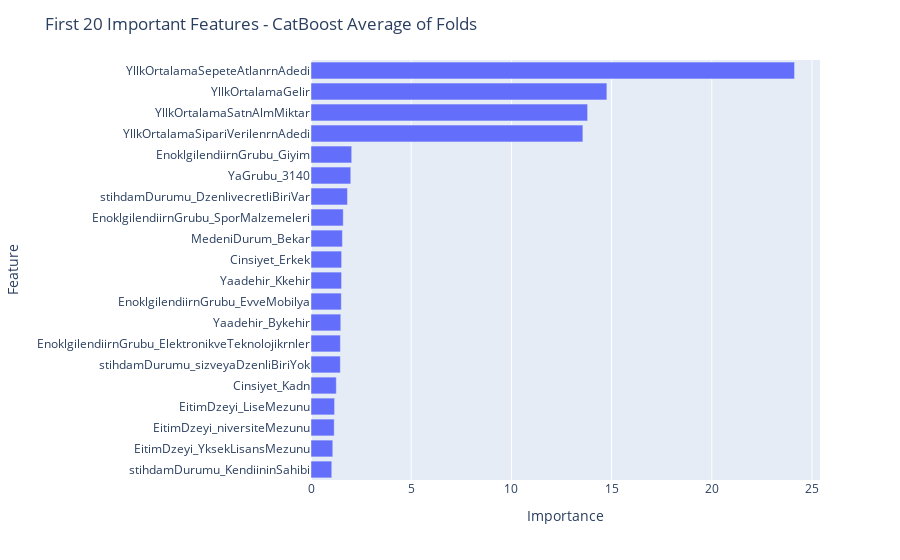

The notebook cell this image was saved under:
### Code cell
from sklearn.model_selection import KFold
from catboost import CatBoostClassifier
import lightgbm as lgb
from sklearn.ensemble import RandomForestClassifier
from sklearn.metrics import f1_score, roc_auc_score, average_precision_score, recall_score, precision_score, accuracy_score
import re




y = app_train_encode["Öbek İsmi"]
X = app_train_encode.drop(columns=["Öbek İsmi"])
X = X.rename(columns = lambda x:re.sub('[^A-Za-z0-9_]+', '', x))

auc_errs = []
ap_errs = []
prec_errs = []
recall_errs = []
f1_errs = []
acc_scores = []

models = []

kf = KFold(n_splits=10)

for split_train, split_val in list(kf.split(X)):
    
    split_train = X.index[split_train]
    split_val = X.index[split_val]
    
    X_train, y_train = X.loc[split_train], y.loc[split_train]
    X_val, y_val = X.loc[split_val], y.loc[split_val]
    print("Train shape:", X_train.shape, "|", "Val Shape:", X_val.shape)
    print("Positive Count in Val Split:", y_val.sum())

    model = CatBoostClassifier(iterations=1000,  # You can adjust parameters
                               learning_rate=0.1,
                               depth=6,
                               loss_function='MultiClass',
                               random_state=42)
    
    model.fit(X_train, y_train, eval_set=[(X_val, y_val), (X_train, y_train)], early_stopping_rounds=100, verbose=200)
    
    preds = model.predict(X_val)
    pred_probas = model.predict_proba(X_val)[:,1]

    print("Positive Count in Predictions:", preds.sum())
    
    acc = accuracy_score(y_val, preds)
    print("Accuracy: ", acc)
    acc_scores.append(acc)
    
    f1_err = f1_score(y_val, preds, average='macro')
    print("Fold F1: ", f1_err)
    f1_errs.append(f1_err)

    prec_err = precision_score(y_val, preds, average='macro')
    print("Fold Precision: ", prec_err)
    prec_errs.append(prec_err)

    recall_err = recall_score(y_val, preds, average='macro')
    print("Fold Recall: ", recall_err)
    recall_errs.append(recall_err)
    
    models.append(model)
    
    print("\n", "*"*70, "\n")

import plotly.express as px
importance = [model.feature_importances_ for model in models]

f_importance = pd.concat([pd.Series(X.columns.to_list(),name='Feature'),
                        pd.Series(np.mean(importance,axis=0),name="Importance")],
                        axis=1).sort_values(by='Importance',
                                            ascending=True)

fig = px.bar(f_importance.tail(20),x='Importance',y='Feature')
fig.update_layout(
    title_text="First 20 Important Features - CatBoost Average of Folds"
)
fig.show()

### Figure 1 — Plotly figure (JSON) as saved in the notebook; plotly's stock layout.template omitted (floating-point values rounded to 4 significant figures)
{"data": [{"alignmentgroup": "True", "hovertemplate": "Importance=%{x}<br>Feature=%{y}<extra></extra>", "legendgroup": "", "marker": {"color": "#636efa", "pattern": {"shape": ""}}, "name": "", "offsetgroup": "", "orientation": "h", "showlegend": false, "textposition": "auto", "type": "bar", "x": [1.036, 1.087, 1.159, 1.176, 1.263, 1.464, 1.466, 1.486, 1.512, 1.525, 1.528, 1.568, 1.609, 1.819, 1.985, 2.032, 13.57, 13.8, 14.76, 24.13], "xaxis": "x", "y": ["stihdamDurumu_KendiininSahibi", "EitimDzeyi_YksekLisansMezunu", "EitimDzeyi_niversiteMezunu", "EitimDzeyi_LiseMezunu", "Cinsiyet_Kadn", "stihdamDurumu_sizveyaDzenliBiriYok", "EnoklgilendiirnGrubu_ElektronikveTeknolojikrnler", "Yaadehir_Bykehir", "EnoklgilendiirnGrubu_EvveMobilya", "Yaadehir_Kkehir", "Cinsiyet_Erkek", "MedeniDurum_Bekar", "EnoklgilendiirnGrubu_SporMalzemeleri", "stihdamDurumu_DzenlivecretliBiriVar", "YaGrubu_3140", "EnoklgilendiirnGrubu_Giyim", "YllkOrtalamaSipariVerilenrnAdedi", "YllkOrtalamaSatnAlmMiktar", "YllkOrtalamaGelir", "YllkOrtalamaSepeteAtlanrnAdedi"], "yaxis": "y"}], "layout": {"barmode": "relative", "legend": {"tracegroupgap": 0}, "margin": {"t": 60}, "title": {"text": "First 20 Important Features - CatBoost Average of Folds"}, "xaxis": {"anchor": "y", "domain": [0, 1], "title": {"text": "Importance"}}, "yaxis": {"anchor": "x", "domain": [0, 1], "title": {"text": "Feature"}}}}
